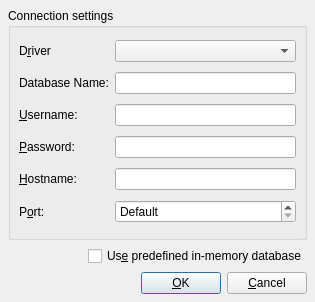
<ui version="4.0" >
 <author></author>
 <comment></comment>
 <exportmacro></exportmacro>
 <class>QSqlConnectionDialogUi</class>
 <widget class="QDialog" name="QSqlConnectionDialogUi" >
  <property name="geometry" >
   <rect>
    <x>0</x>
    <y>0</y>
    <width>315</width>
    <height>302</height>
   </rect>
  </property>
  <property name="windowTitle" >
   <string>Connect...</string>
  </property>
  <layout class="QVBoxLayout" >
   <property name="margin" >
    <number>8</number>
   </property>
   <property name="spacing" >
    <number>6</number>
   </property>
   <item>
    <widget class="QGroupBox" name="connGroupBox" >
     <property name="title" >
      <string>Connection settings</string>
     </property>
     <layout class="QGridLayout" >
      <property name="margin" >
       <number>8</number>
      </property>
      <property name="spacing" >
       <number>6</number>
      </property>
      <item row="0" column="1" >
       <widget class="QComboBox" name="comboDriver" />
      </item>
      <item row="2" column="0" >
       <widget class="QLabel" name="textLabel4" >
        <property name="text" >
         <string>&amp;Username:</string>
        </property>
        <property name="buddy" >
         <cstring>editUsername</cstring>
        </property>
       </widget>
      </item>
      <item row="0" column="0" >
       <widget class="QLabel" name="textLabel2" >
        <property name="text" >
         <string>D&amp;river</string>
        </property>
        <property name="buddy" >
         <cstring>comboDriver</cstring>
        </property>
       </widget>
      </item>
      <item row="1" column="1" >
       <widget class="QLineEdit" name="editDatabase" />
      </item>
      <item row="5" column="1" >
       <widget class="QSpinBox" name="portSpinBox" >
        <property name="specialValueText" >
         <string>Default</string>
        </property>
        <property name="maximum" >
         <number>65535</number>
        </property>
        <property name="minimum" >
         <number>-1</number>
        </property>
        <property name="value" >
         <number>-1</number>
        </property>
       </widget>
      </item>
      <item row="1" column="0" >
       <widget class="QLabel" name="textLabel3" >
        <property name="text" >
         <string>Database Name:</string>
        </property>
        <property name="buddy" >
         <cstring>editDatabase</cstring>
        </property>
       </widget>
      </item>
      <item row="3" column="1" >
       <widget class="QLineEdit" name="editPassword" >
        <property name="echoMode" >
         <enum>QLineEdit::Password</enum>
        </property>
       </widget>
      </item>
      <item row="2" column="1" >
       <widget class="QLineEdit" name="editUsername" />
      </item>
      <item row="4" column="1" >
       <widget class="QLineEdit" name="editHostname" />
      </item>
      <item row="4" column="0" >
       <widget class="QLabel" name="textLabel5" >
        <property name="text" >
         <string>&amp;Hostname:</string>
        </property>
        <property name="buddy" >
         <cstring>editHostname</cstring>
        </property>
       </widget>
      </item>
      <item row="5" column="0" >
       <widget class="QLabel" name="textLabel5_2" >
        <property name="text" >
         <string>P&amp;ort:</string>
        </property>
        <property name="buddy" >
         <cstring>portSpinBox</cstring>
        </property>
       </widget>
      </item>
      <item row="3" column="0" >
       <widget class="QLabel" name="textLabel4_2" >
        <property name="text" >
         <string>&amp;Password:</string>
        </property>
        <property name="buddy" >
         <cstring>editPassword</cstring>
        </property>
       </widget>
      </item>
     </layout>
    </widget>
   </item>
   <item>
    <layout class="QHBoxLayout" >
     <property name="margin" >
      <number>0</number>
     </property>
     <property name="spacing" >
      <number>6</number>
     </property>
     <item>
      <spacer>
       <property name="orientation" >
        <enum>Qt::Horizontal</enum>
       </property>
       <property name="sizeHint" >
        <size>
         <width>40</width>
         <height>20</height>
        </size>
       </property>
      </spacer>
     </item>
     <item>
      <widget class="QCheckBox" name="dbCheckBox" >
       <property name="text" >
        <string>Us&amp;e predefined in-memory database</string>
       </property>
      </widget>
     </item>
    </layout>
   </item>
   <item>
    <layout class="QHBoxLayout" >
     <property name="margin" >
      <number>0</number>
     </property>
     <property name="spacing" >
      <number>6</number>
     </property>
     <item>
      <spacer>
       <property name="orientation" >
        <enum>Qt::Horizontal</enum>
       </property>
       <property name="sizeType" >
        <enum>QSizePolicy::Expanding</enum>
       </property>
       <property name="sizeHint" >
        <size>
         <width>20</width>
         <height>20</height>
        </size>
       </property>
      </spacer>
     </item>
     <item>
      <widget class="QPushButton" name="okButton" >
       <property name="text" >
        <string>&amp;OK</string>
       </property>
       <property name="default" >
        <bool>true</bool>
       </property>
      </widget>
     </item>
     <item>
      <widget class="QPushButton" name="cancelButton" >
       <property name="text" >
        <string>&amp;Cancel</string>
       </property>
      </widget>
     </item>
    </layout>
   </item>
  </layout>
 </widget>
 <pixmapfunction></pixmapfunction>
 <tabstops>
  <tabstop>comboDriver</tabstop>
  <tabstop>editDatabase</tabstop>
  <tabstop>editUsername</tabstop>
  <tabstop>editPassword</tabstop>
  <tabstop>editHostname</tabstop>
  <tabstop>portSpinBox</tabstop>
  <tabstop>dbCheckBox</tabstop>
  <tabstop>okButton</tabstop>
  <tabstop>cancelButton</tabstop>
 </tabstops>
 <resources/>
 <connections>
  <connection>
   <sender>dbCheckBox</sender>
   <signal>toggled(bool)</signal>
   <receiver>connGroupBox</receiver>
   <slot>setDisabled(bool)</slot>
   <hints>
    <hint type="sourcelabel">
     <x>165</x>
     <y>248</y>
    </hint>
    <hint type="destinationlabel">
     <x>107</x>
     <y>221</y>
    </hint>
   </hints>
  </connection>
 </connections>
</ui>
